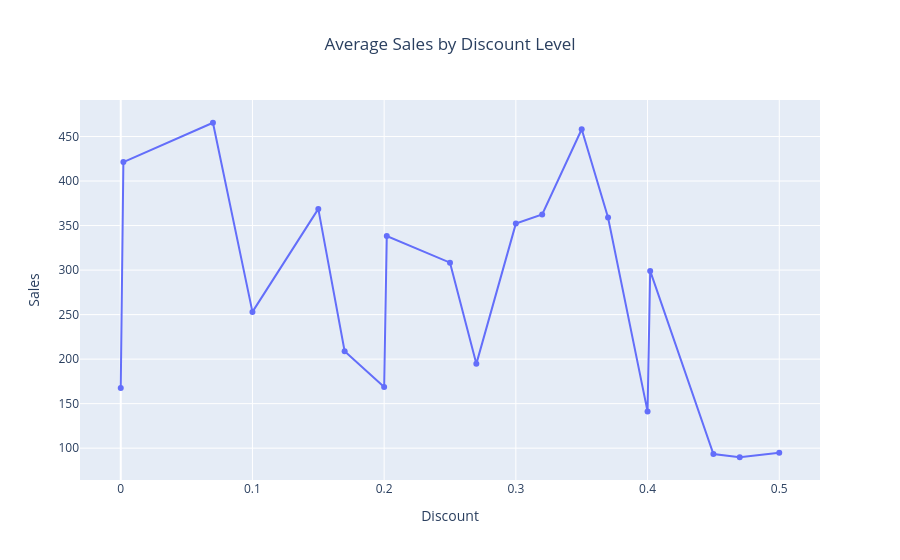

The code cell stored with this chart in its notebook:
### Code cell
avg_sales_discount = (
    df.groupby("Discount")["Sales"]
      .mean()
      .reset_index()
)

fig = px.line(
    avg_sales_discount,
    x="Discount",
    y="Sales",
    markers=True,
    title="Average Sales by Discount Level"
)

fig.update_layout(title_x=0.5)
fig.show()

### Figure 1 — Plotly figure (JSON) as saved in the notebook; plotly's stock layout.template omitted (floating-point values rounded to 4 significant figures)
{"data": [{"hovertemplate": "Discount=%{x}<br>Sales=%{y}<extra></extra>", "legendgroup": "", "line": {"color": "#636efa", "dash": "solid"}, "marker": {"symbol": "circle"}, "mode": "lines+markers", "name": "", "orientation": "v", "showlegend": false, "type": "scatter", "x": [0.0, 0.002, 0.07, 0.1, 0.15, 0.17, 0.2, 0.202, 0.25, 0.27, 0.3, 0.32, 0.35, 0.37, 0.4, 0.402, 0.45, 0.47, 0.5], "xaxis": "x", "y": [167.5, 421.3, 465.5, 253.0, 368.7, 208.9, 168.7, 338.2, 308.3, 194.7, 352.2, 362.5, 458.2, 359.0, 141.3, 299.1, 93.44, 89.8, 94.98], "yaxis": "y"}], "layout": {"legend": {"tracegroupgap": 0}, "title": {"text": "Average Sales by Discount Level", "x": 0.5}, "xaxis": {"anchor": "y", "domain": [0, 1], "title": {"text": "Discount"}}, "yaxis": {"anchor": "x", "domain": [0, 1], "title": {"text": "Sales"}}}}
